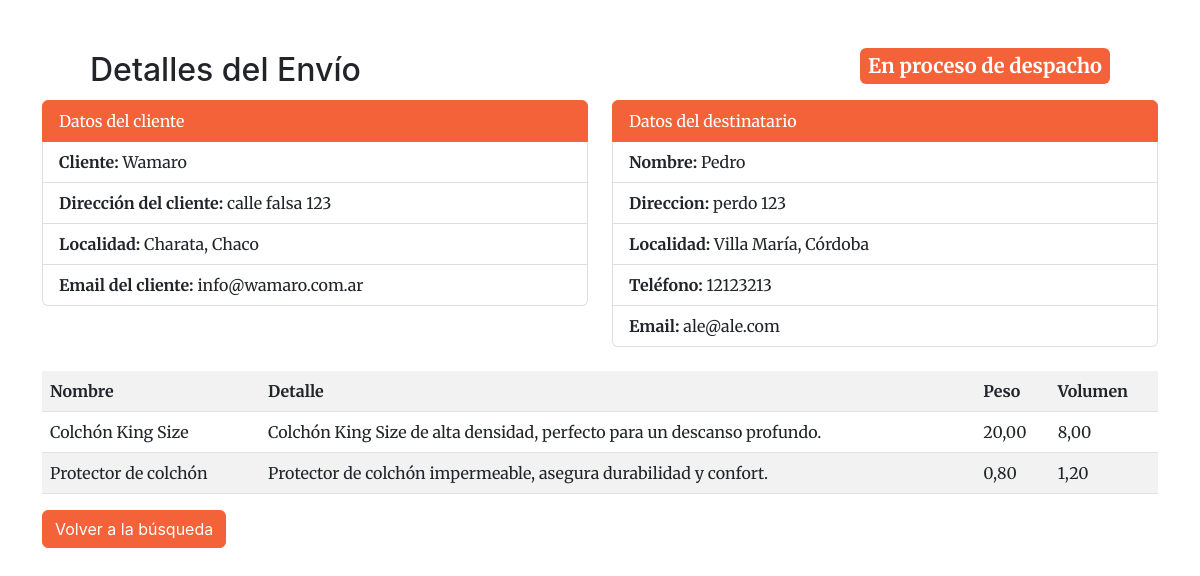
Page /envios/detalle_envio/8/ on the earlier database version.
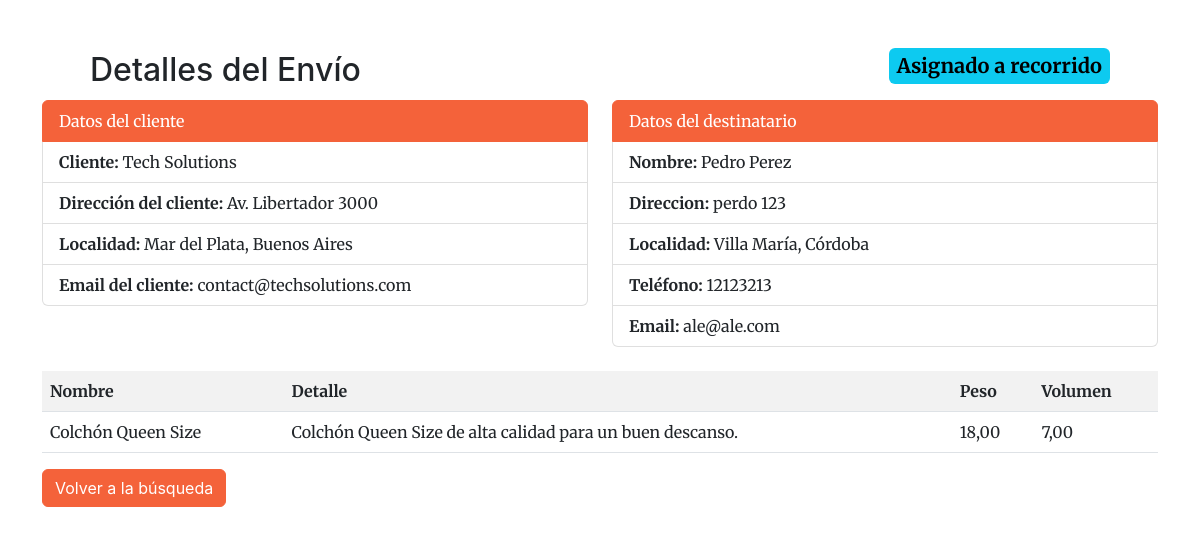
Same page on the later database version.
### envios/models.py (models this page shows, shortened)
class Envio(models.Model):
    guia = models.PositiveIntegerField(unique=True, editable=False)
    cliente = models.ForeignKey(Cliente, on_delete=models.CASCADE, related_name='envios')
    productos = models.ManyToManyField(Producto, through='ProductoEnvio')
    destinatario_nombre = models.CharField(max_length=255)
    destinatario_direccion = models.CharField(max_length=255)
    destinatario_telefono = models.CharField(max_length=20)
    destinatario_email = models.EmailField(null=True, blank=True)
    destinatario_localidad = models.ForeignKey(Localidad, on_delete=models.SET_NULL, null=True)
    fecha_creacion = models.DateTimeField(auto_now_add=True)
    anula = models.BooleanField(default=False)
    usuario = models.ForeignKey(User, on_delete=models.SET_NULL, null=True, blank=True, editable=False)
    class Meta:
        verbose_name = 'Envío'
        verbose_name_plural = 'Envios'

### tracking/models.py (models this page shows, shortened)
class Tracking(models.Model):
    ESTADOS_ENVIO = [
        ('en_proceso_despacho', 'En proceso de despacho'),
        ('asignado_recorrido', 'Asignado a recorrido'),
        ('en_transito', 'En tránsito'),
        ('entregado', 'Entregado'),
        ('rechazado', 'Rechazado'),
    ]
    envio = models.ForeignKey('envios.Envio', on_delete=models.CASCADE, related_name='tracking')
    estado = models.CharField(max_length=50, choices=ESTADOS_ENVIO, default='en_proceso_despacho')
    detalle = models.CharField(max_length=255, null=True, blank=True)
    fecha_actualizacion = models.DateTimeField(auto_now_add=True)
    usuario = models.ForeignKey(User, on_delete=models.SET_NULL, null=True)
    class Meta:
        verbose_name = 'Tracking'
        verbose_name_plural = 'Trackings'

### clientes/models.py (models this page shows)
class Cliente(models.Model):
    nombre = models.CharField(max_length=255)
    direccion = models.CharField(max_length=255)
    telefono = models.CharField(max_length=20)
    email = models.EmailField(null=True, blank=True)
    localidad = models.ForeignKey('miscelaneas.Localidad', on_delete=models.SET_NULL, null=True)
    def __str__(self):
        return self.nombre
    class Meta:
        verbose_name = 'Cliente'
        verbose_name_plural = 'Clientes'

### miscelaneas/models.py (models this page shows)
class Localidad(models.Model):
    localidad = models.CharField(max_length=100)
    provincia = models.ForeignKey(Provincia, on_delete=models.CASCADE)
    def __str__(self):
        return f"{self.localidad}, {self.provincia}"
    class Meta:
        verbose_name = 'Localidad'
        verbose_name_plural = 'Localidades'

class Provincia(models.Model):
    nombre = models.CharField(max_length=100)
    def __str__(self):
        return self.nombre

### productos/models.py (models this page shows, shortened)
class Producto(models.Model):
    cliente = models.ForeignKey(Cliente, on_delete=models.CASCADE, related_name='productos')
    nombre = models.CharField(max_length=255)
    descripcion = models.TextField(blank=True, null=True)
    peso = models.DecimalField(max_digits=6, decimal_places=2)
    volumen = models.DecimalField(max_digits=6, decimal_places=2)
    bultos = models.PositiveIntegerField(default=1)
    fecha_ingreso = models.DateTimeField(auto_now_add=True)
    class Meta:
        verbose_name = 'Producto'
        verbose_name_plural = 'Productos'

### envios/views.py (the view)
# urls.py: path('detalle_envio/<int:pk>/', EnvioBuscarDetailView.as_view(), name='detalle_envio'),
class EnvioBuscarDetailView( DetailView):
    model = Envio
    template_name = 'envios/detalle_envio.html'
    context_object_name = 'envio'
    def get_context_data(self, **kwargs):
        context = super().get_context_data(**kwargs)
        productos = self.object.productos.all()
        total_bultos = productos.count()
        total_peso = sum(producto.peso for producto in productos)
        total_volumen = sum(producto.volumen for producto in productos)
        context['productos'] = productos
        context['total_bultos'] = total_bultos
        context['total_peso'] = total_peso
        context['total_volumen'] = total_volumen
        return context

### envios/templates/envios/detalle_envio.html (shortened to what this page needs)
{% extends 'core/base.html' %}
{% load static %}
{% block extra_styles %}
<link href="{% static 'core/css/styles.css' %}" rel="stylesheet" />
{% endblock extra_styles %}
{% block main %}
<div class="container mt-5">
  <div class="d-flex align-items-center justify-content-between px-5">
    <h2>Detalles del Envío</h2>
    <div class="mb-3"><span class="badge fs-5 p-2
        {% if object.tracking.last.estado == 'en_proceso_despacho' %}
            text-bg-primary
        {% elif object.tracking.last.estado == 'asignado_recorrido' %}
            text-bg-info
        {% elif object.tracking.last.estado == 'en_transito' %}
            text-bg-warning
        {% elif object.tracking.last.estado == 'entregado' %}
            text-bg-success
        {% elif object.tracking.last.estado == 'rechazado' %}
            text-bg-danger
        {% endif %}
    ">
        {{ object.tracking.last.get_estado_display }}
      </span>
    </div>
    </div>
    <div>
      <div class="row mb-3">
        <div class="col-12 col-md-6  ">
          <ul class="list-group">
            <li class="list-group-item active" aria-current="true">Datos del cliente</li>
            <li class="list-group-item"><strong>Cliente:</strong> {{envio.cliente | capfirst}}</li>
            <li class="list-group-item"><strong>Dirección del cliente:</strong>
              {{ envio.cliente.direccion }}
            </li>
            <li class="list-group-item"><strong>Localidad: </strong>{{envio.cliente.localidad}} </li>
            <li class="list-group-item"><strong>Email del cliente:</strong>
              {{ envio.cliente.email }}
            </li>
          </ul>
        </div>
        <div class="col-12 col-md-6  ">
          <ul class="list-group">
            <li class="list-group-item active" aria-current="true">Datos del destinatario</li>
            <li class="list-group-item"><strong>Nombre:</strong> {{envio.destinatario_nombre}}</li>
            <li class="list-group-item"><strong>Direccion:</strong> {{envio.destinatario_direccion}}</li>
            <li class="list-group-item"><strong>Localidad: </strong>{{envio.destinatario_localidad}}</li>
            <li class="list-group-item"><strong>Teléfono:</strong> {{envio.destinatario_telefono}}</li>
            <li class="list-group-item"><strong>Email:</strong> {{envio.destinatario_email}}</li>
          </ul>
        </div>
      </div>
    </div>
    <div class="mt-4">
      <table class="table table-striped table-hover">
        <tr>
          <th>Nombre</th>
          <th>Detalle</th>
          <th>Peso</th>
          <th>Volumen</th>
        </tr>
        {% for producto in envio.productos.all %}
        <tr>
          <td>
            {{ producto.nombre }}
          </td>
          <td>
            {{ producto.descripcion }}
          </td>
          <td>
            {{ producto.peso }}
          </td>
          <td>
            {{ producto.volumen }}
          </td>
        </tr>
        {% empty %}
        <tr>
          <td colspan="3">No hay productos en este envío.</td>
        </tr>
        {% endfor %}
      </table>
    </div>
    <a href="{% url 'core:index' %}" class="btn btn-primary">Volver a la búsqueda</a>
  </div>
  {% endblock main %}

Differences in the rows shown:
no longer on this page (row edited): Producto: nombre "Colchón King Size", descripcion "Colchón King Size de alta densidad, perfecto para un descanso profundo.", peso "20,00", volumen "8,00"
no longer on this page (row edited): Producto: nombre "Protector de colchón", descripcion "Protector de colchón impermeable, asegura durabilidad y confort.", peso "0,80", volumen "1,20"
changed Envio "perdo 123": tracking.last.estado "En proceso de despacho" → "Asignado a recorrido"; cliente "Wamaro" → "Tech Solutions"; cliente.direccion "calle falsa 123" → "Av. Libertador 3000"; cliente.localidad "Charata, Chaco" → "Mar del Plata, Buenos Aires"; cliente.email "info@wamaro.com.ar" → "contact@techsolutions.com"; destinatario_nombre "Pedro" → "Pedro Perez"
added Producto: nombre "Colchón Queen Size", descripcion "Colchón Queen Size de alta calidad para un buen descanso.", peso "18,00", volumen "7,00"
